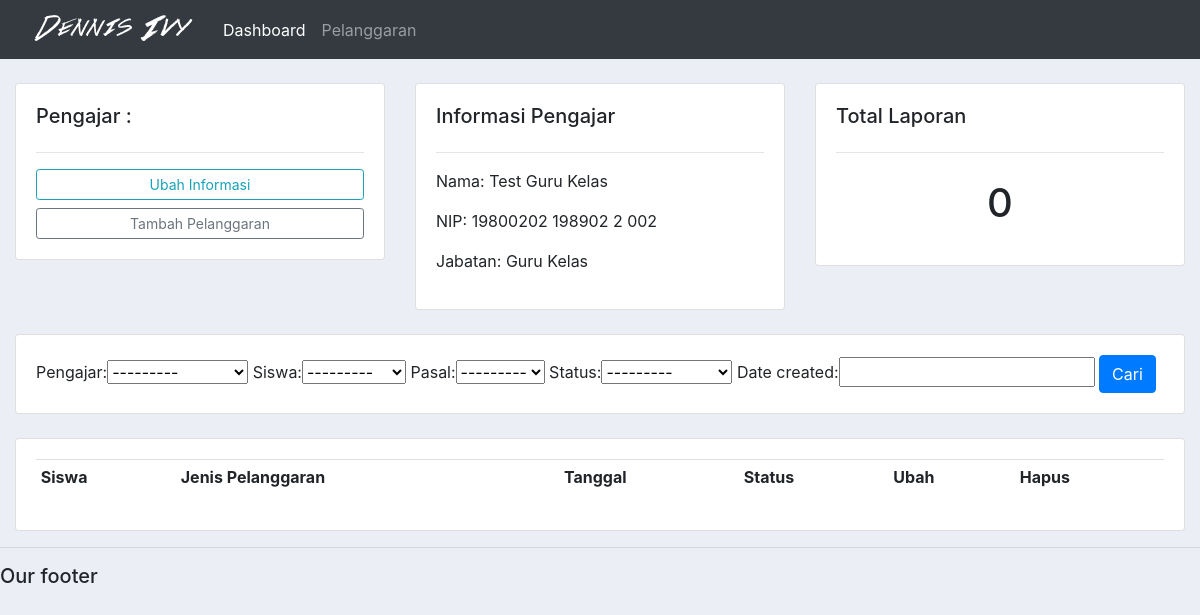
The app's page /pengajar/1/, older data.
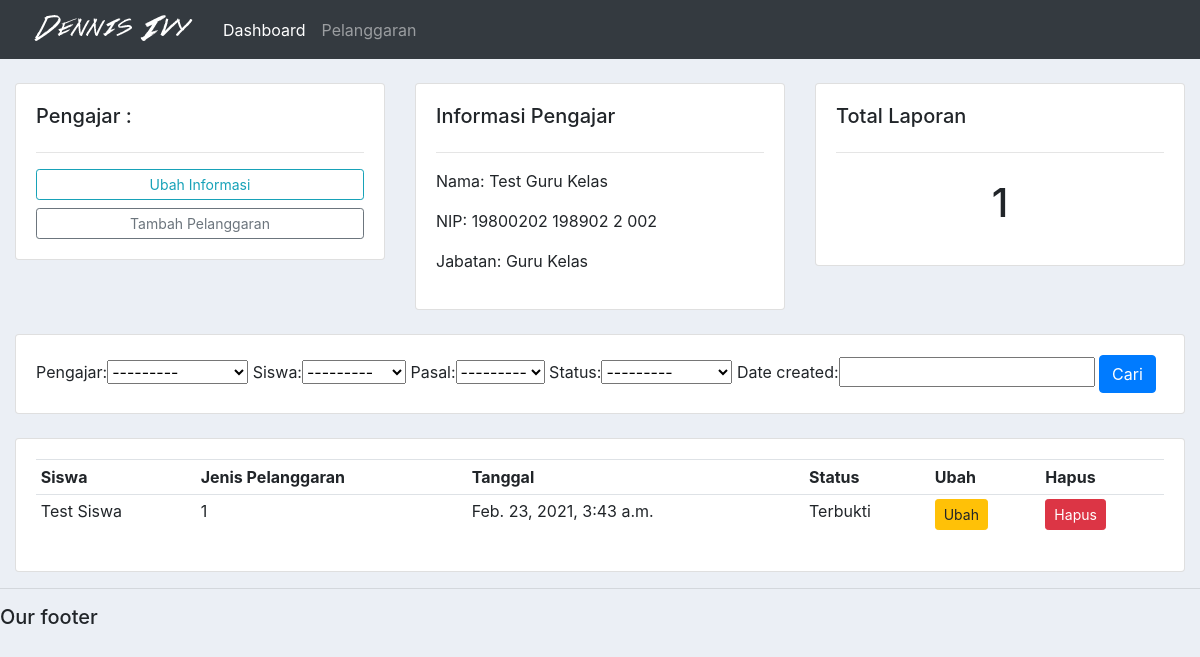
The same page, newer data.
### skor/models.py (models this page shows)
class Pelanggaran(models.Model):
    STATUS = (
        ('Verifikasi', 'Verifikasi'),
        ('Terbukti', 'Terbukti'),
        ('Tidak Terbukti', 'Tidak Terbukti')
    )
    pengajar = models.ForeignKey(Pengajar, null=True, on_delete=models.SET_NULL)
    siswa = models.ForeignKey(Siswa, null=True, on_delete=models.SET_NULL)
    pasal = models.ForeignKey(Pasal, null=True, on_delete=models.SET_NULL)
    status = models.CharField(max_length=200, null=True, choices=STATUS)
    date_created = models.DateTimeField(auto_now_add=True, null=True)
    class Meta:
        verbose_name_plural = "Pelanggaran"
    def __str__(self):
        return self.siswa.nama

class Siswa(models.Model):
    nama = models.CharField(max_length=200, null=True)
    nisn = models.CharField(max_length=200, null=True)
    kelas = models.ForeignKey(Kelas, null=True, on_delete=models.SET_NULL)
    ibu = models.CharField(max_length=200, null=True, blank=True)
    ayah = models.CharField(max_length=200, null=True, blank=True)
    wali = models.CharField(max_length=200, null=True, blank=True)
    date_created = models.DateTimeField(auto_now_add=True, null=True)
    def __str__(self):
        return self.nama
    class Meta:
        verbose_name_plural = "  Siswa"

class Pasal(models.Model):
    nama = models.CharField(max_length=200, null=True, unique=True)
    jenis = models.CharField(max_length=200, null=True, unique=True)
    skor = models.IntegerField(null=True)
    date_created = models.DateTimeField(auto_now_add=True, null=True)
    def __str__(self):
        return self.nama
    class Meta:
        verbose_name_plural = " Pasal"

### skor/views.py (the view)
# urls.py: path('pengajar/<str:pk>/', views.pengajar, name='pengajar'),
def pengajar(request, pk):
    pengajar = Pengajar.objects.get(id=pk)
    laporans = pengajar.pelanggaran_set.all()
    total_laporan = laporans.count()
    myFilter = PelanggaranFilter()
    context = {
        'pengajar': pengajar,
        'laporans': laporans,
        'total_laporan': total_laporan,
        'myFilter': myFilter
    }
    print(laporans)
    return render(request, 'skor/pengajar.html', context)

### skor/models.py (called while the page is built)
    def __str__(self):
        return self.nama

### skor/templates/skor/pengajar.html
{% extends 'skor/base.html' %}
{% block content %}
<div class="container-fluid">
    <br>
    <div class="row">
        <div class="col-md">
            <div class="card card-body">
                <h5>Pengajar :</h5>
                <hr>
                <a class="btn btn-outline-info btn-sm btn-block" href="">Ubah Informasi</a>
                <a class="btn btn-outline-secondary btn-sm btn-block" href="{% url 'buat_pelanggaran' pengajar.id %}">Tambah Pelanggaran</a>
            </div>
        </div>
        <div class="col-md">
            <div class="card card-body">
                <h5>Informasi Pengajar</h5>
                <hr>
                <p>Nama: {{pengajar.nama}}</p>
                <p>NIP: {{pengajar.nip}}</p>
                <p>Jabatan: {{pengajar.jabatan}}</p>
            </div>
        </div>
        <div class="col-md">
            <div class="card card-body">
                <h5>Total Laporan</h5>
                <hr>
                <h1 style="text-align: center;padding: 10px">{{total_laporan}}</h1>
            </div>
        </div>
    </div>
    <br>
    <div class="row">
        <div class="col">
            <div class="card card-body">
                <form method="get">
                    {{myFilter.form}}
                <button class="btn btn-primary" type="submit">Cari</button>
            </form>
            </div>
        </div>
    </div>
    <br>
    <div class="row">
        <div class="col-md">
            <div class="card card-body">
                <table class="table table-sm">
                    <tr>
                        <th>Siswa</th>
                        <th>Jenis Pelanggaran</th>
                        <th>Tanggal</th>
                        <th>Status</th>
                        <th>Ubah</th>
                        <th>Hapus</th>
                    </tr>
                    {% for laporan in laporans %}
                    <tr>
                        <td>{{laporan.siswa}}</td>
						<td>{{laporan.pasal}}</td>
						<td>{{laporan.date_created}}</td>
						<td>{{laporan.status}}</td>
						<td><a class="btn btn-sm btn-warning" href="{% url 'ubah_pelanggaran' laporan.id %}">Ubah</a></td>
						<td><a class="btn btn-sm btn-danger" href="{% url 'hapus_pelanggaran' laporan.id %}">Hapus</a></td>
                    </tr>
                    {% endfor %}
                </table>
            </div>
        </div>
    </div>
</div>
{% endblock %}

Row changes from the older to the newer data that the page shows:
now on this page (row edited): Pelanggaran: siswa "Test Siswa", pasal "1", date_created "Feb. 23, 2021, 3:43 a.m.", status "Terbukti"
Text that changed along with them:
{{ total_laporan }}: "0" → "1"
